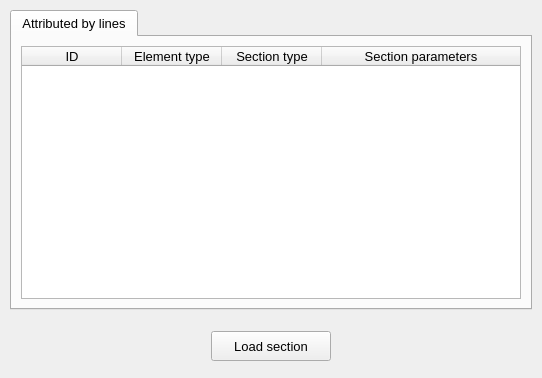
     <widget class="QWidget" name="tab_sections">
      <attribute name="title">
       <string>Sections</string>
      </attribute>
      <layout class="QGridLayout" name="gridLayout_25">
       <property name="leftMargin">
        <number>6</number>
       </property>
       <property name="topMargin">
        <number>6</number>
       </property>
       <property name="rightMargin">
        <number>6</number>
       </property>
       <property name="bottomMargin">
        <number>6</number>
       </property>
       <item row="0" column="0">
        <widget class="QFrame" name="frame_24">
         <property name="frameShape">
          <enum>QFrame::NoFrame</enum>
         </property>
         <property name="frameShadow">
          <enum>QFrame::Raised</enum>
         </property>
         <layout class="QGridLayout" name="gridLayout_23">
          <property name="leftMargin">
           <number>4</number>
          </property>
          <property name="topMargin">
           <number>4</number>
          </property>
          <property name="rightMargin">
           <number>4</number>
          </property>
          <property name="bottomMargin">
           <number>4</number>
          </property>
          <property name="spacing">
           <number>4</number>
          </property>
          <item row="0" column="0">
           <widget class="QTabWidget" name="tabWidget_sections_data">
            <property name="minimumSize">
             <size>
              <width>500</width>
              <height>300</height>
             </size>
            </property>
            <property name="maximumSize">
             <size>
              <width>564</width>
              <height>16777215</height>
             </size>
            </property>
            <property name="font">
             <font>
              <pointsize>10</pointsize>
             </font>
            </property>
            <property name="currentIndex">
             <number>0</number>
            </property>
            <widget class="QWidget" name="tab_section_lines">
             <attribute name="title">
              <string>Attributed by lines</string>
             </attribute>
             <layout class="QGridLayout" name="gridLayout_21">
              <item row="0" column="0">
               <widget class="QTreeWidget" name="treeWidget_sections_parameters_by_lines">
                <property name="minimumSize">
                 <size>
                  <width>500</width>
                  <height>250</height>
                 </size>
                </property>
                <property name="maximumSize">
                 <size>
                  <width>550</width>
                  <height>350</height>
                 </size>
                </property>
                <property name="font">
                 <font>
                  <family>MS Shell Dlg 2</family>
                 </font>
                </property>
                <property name="indentation">
                 <number>1</number>
                </property>
                <property name="headerHidden">
                 <bool>false</bool>
                </property>
                <attribute name="headerHighlightSections">
                 <bool>false</bool>
                </attribute>
                <attribute name="headerShowSortIndicator" stdset="0">
                 <bool>false</bool>
                </attribute>
                <attribute name="headerStretchLastSection">
                 <bool>true</bool>
                </attribute>
                <column>
                 <property name="text">
                  <string>ID</string>
                 </property>
                 <property name="textAlignment">
                  <set>AlignCenter</set>
                 </property>
                </column>
                <column>
                 <property name="text">
                  <string>Element type</string>
                 </property>
                 <property name="textAlignment">
                  <set>AlignCenter</set>
                 </property>
                </column>
                <column>
                 <property name="text">
                  <string>Section type</string>
                 </property>
                 <property name="textAlignment">
                  <set>AlignCenter</set>
                 </property>
                </column>
                <column>
                 <property name="text">
                  <string>Section parameters</string>
                 </property>
                 <property name="textAlignment">
                  <set>AlignCenter</set>
                 </property>
                </column>
               </widget>
              </item>
             </layout>
            </widget>
           </widget>
          </item>
         </layout>
        </widget>
       </item>
       <item row="1" column="0">
        <widget class="QFrame" name="frame_23">
         <property name="minimumSize">
          <size>
           <width>0</width>
           <height>52</height>
          </size>
         </property>
         <property name="maximumSize">
          <size>
           <width>16777215</width>
           <height>52</height>
          </size>
         </property>
         <property name="frameShape">
          <enum>QFrame::NoFrame</enum>
         </property>
         <property name="frameShadow">
          <enum>QFrame::Raised</enum>
         </property>
         <layout class="QGridLayout" name="gridLayout_24">
          <property name="leftMargin">
           <number>4</number>
          </property>
          <property name="topMargin">
           <number>4</number>
          </property>
          <property name="rightMargin">
           <number>4</number>
          </property>
          <property name="bottomMargin">
           <number>4</number>
          </property>
          <property name="spacing">
           <number>4</number>
          </property>
          <item row="0" column="0">
           <widget class="QPushButton" name="pushButton_load_section_info">
            <property name="minimumSize">
             <size>
              <width>120</width>
              <height>30</height>
             </size>
            </property>
            <property name="maximumSize">
             <size>
              <width>120</width>
              <height>30</height>
             </size>
            </property>
            <property name="font">
             <font>
              <family>MS Shell Dlg 2</family>
              <pointsize>10</pointsize>
              <weight>50</weight>
              <italic>false</italic>
              <bold>false</bold>
             </font>
            </property>
            <property name="styleSheet">
             <string notr="true"/>
            </property>
            <property name="text">
             <string>Load section</string>
            </property>
           </widget>
          </item>
         </layout>
        </widget>
       </item>
      </layout>
     </widget>
